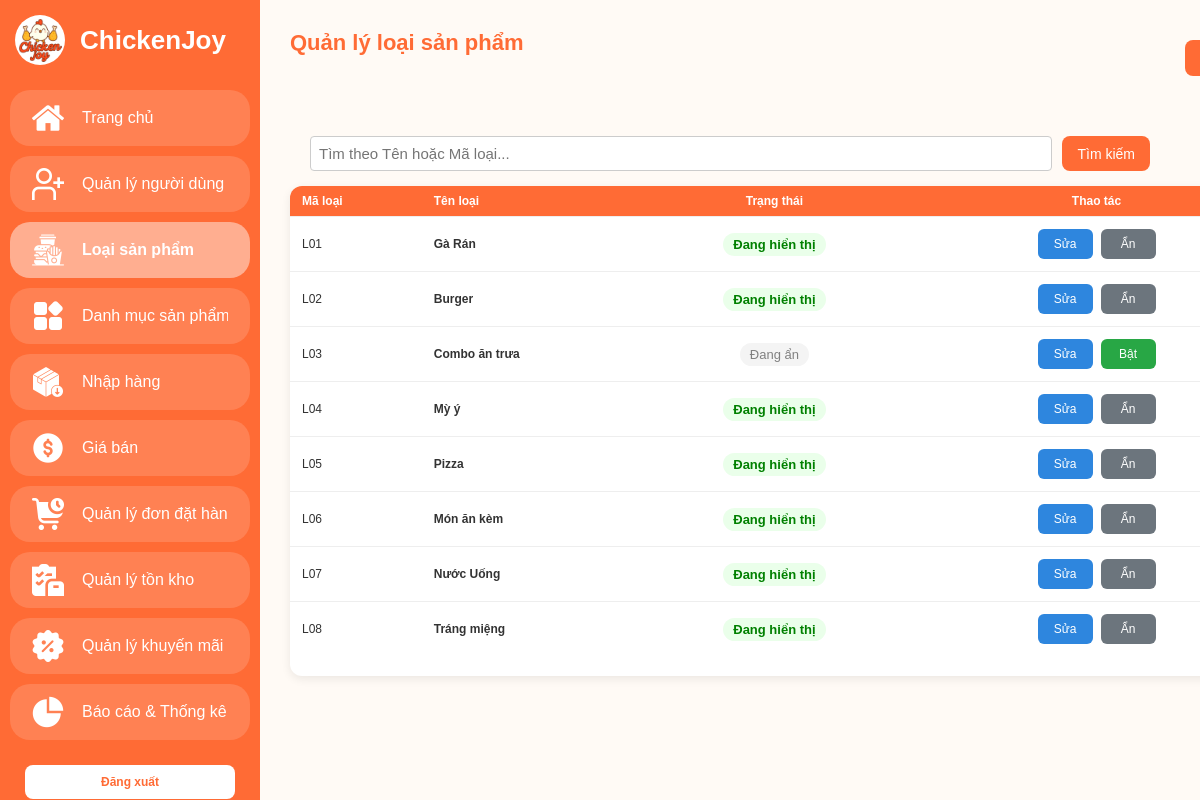
Screenshot of /admin/category.php with the database file from the repository.
### tables this page shows
CREATE TABLE `categories` (
  `id` INT(11) NOT NULL AUTO_INCREMENT,
  `category_code` VARCHAR(20) NOT NULL UNIQUE, 
  `category_name` VARCHAR(255) NOT NULL,      
  `description` TEXT,                       
  `status` ENUM('active', 'hidden') DEFAULT 'active',
  PRIMARY KEY (`id`)
);

### admin/category.php (the view, shortened to what this page needs)
<?php
require_once '../config/database.php';
$search = "";
if (isset($_GET['search']) && $_GET['search'] != '') {
    $search = $conn->real_escape_string($_GET['search']);
    $sql = "SELECT * FROM categories WHERE category_code LIKE '%$search%' OR category_name LIKE '%$search%' ORDER BY id ASC";
} else {
    $sql = "SELECT * FROM categories ORDER BY id ASC";
}
$result = $conn->query($sql);
?>
<!DOCTYPE html>
<html lang="vi">
<head>
  <link rel="stylesheet" href="../assets/css/admin.css" />
</head>
<body class="admin-body">
  <?php include 'layout/sidebar.php'; ?>
  <main class="main-content">
    <header class="main-header">
      <h1>Quản lý loại sản phẩm</h1>
      <a href="category-add.php" class="btn-primary">+ Thêm loại</a>
    </header>
    <div class="table-toolbar">
      <form action="category.php" method="GET" style="display: flex; gap: 10px; width: 100%;">
        <input type="text" name="search" value="<?php echo htmlspecialchars($search); ?>" placeholder="Tìm theo Tên hoặc Mã loại..." style="padding: 8px; flex: 1; border: 1px solid #ccc; border-radius: 4px; outline: none; font-family: inherit;">
        <button type="submit" class="btn-primary" style="padding: 8px 15px;">Tìm kiếm</button>
      </form>
    </div>
    <section class="table-section">
      <table class="data-table">
        <thead>
          <tr>
            <th>Mã loại</th>
            <th>Tên loại</th>
            <th style="text-align: center;">Trạng thái</th>
            <th style="text-align: center;">Thao tác</th>
          </tr>
        </thead>
        <tbody>
          <?php
          if ($result && $result->num_rows > 0) {
              while($row = $result->fetch_assoc()) {
                  $status_class = ($row['status'] == 'active') ? 'active' : 'hidden';
                  $status_text = ($row['status'] == 'active') ? 'Đang hiển thị' : 'Đang ẩn';
                  echo "<tr>";
                    echo "<td>" . $row['category_code'] . "</td>";
                    echo "<td><strong>" . htmlspecialchars($row['category_name']) . "</strong></td>";
                    echo "<td style='text-align: center;'><span class='status " . $status_class . "'>" . $status_text . "</span></td>";
                    echo "<td>
                            <div class='actions' style='justify-content: center;'>
                              <a href='category-edit.php?id=" . $row['id'] . "' class='btn-edit'>Sửa</a>";
                    if ($row['status'] == 'active') {
                        echo "<a href='category-delete.php?id=" . $row['id'] . "' class='btn-gray' onclick=\"return confirm('Bạn có chắc chắn muốn ẩn loại sản phẩm này không?');\">Ẩn</a>";
                    } else {
                        echo "<a href='category-restore.php?id=" . $row['id'] . "' class='btn-primary' style='background-color: #28a745;' onclick=\"return confirm('Khôi phục loại sản phẩm này?');\">Bật</a>";
                    }
                    echo "    </div>
                          </td>";
                  echo "</tr>";
              }
          } else {
              echo "<tr><td colspan='4' style='text-align: center; padding: 20px;'>Không tìm thấy loại sản phẩm nào!</td></tr>";
          }
          ?>
        </tbody>
      </table>
    </section>
  </main>
</body>
</html>

### assets/css/admin.css (style rules this page uses)
:root { --main-color: #ff6b35; }
* { box-sizing: border-box; margin: 0; padding: 0; font-family: "Poppins", sans-serif; }
body.admin-body { display: flex; align-items: stretch; min-height: 100vh; background: #fffaf5;; color: #333; font-size: 13px; }
.main-content { flex: 1; margin-left: 120px; padding: 30px; transition: margin-left 0.3s ease; overflow-y: auto; overflow-x: auto; min-height: 100vh; background: #fffaf5; }
.main-header { display: flex; justify-content: space-between; align-items: center; margin-bottom: 30px; min-width: 1000px; }
.main-header h1 { font-size: 22px; color: var(--main-color); white-space: nowrap; }
.table-section { background: #fff; border-radius: 12px; box-shadow: 0 3px 10px rgba(0,0,0,0.08); padding: 0 0 20px 0; max-width: 1200px; margin: 0 auto 25px auto; -webkit-overflow-scrolling: touch; min-width: 1000px; }
.data-table { width: 100%; min-width: 1000px; font-size: 13px; border-collapse: separate; border-spacing: 0; }
.data-table th { background: var(--main-color); color: #fff; padding: 8px 12px; text-align: left; border-bottom: 1px solid #eee; }
.data-table td { padding: 12px; border-bottom: 1px solid #eee; text-align: left; vertical-align: middle; }
.data-table th:first-child { border-top-left-radius: 12px; }
.data-table th:last-child { border-top-right-radius: 12px; }
.data-table tr:last-child td:first-child { border-bottom-left-radius: 12px; }
.data-table tr:last-child td:last-child { border-bottom-right-radius: 12px; }
.data-table tr:last-child td { border-bottom: none; }
.data-table th:last-child, .data-table td:last-child { min-width: 190px; vertical-align: middle; text-align: center; }
.status { display: inline-flex; align-items: center; gap: 6px; font-weight: 500; border-radius: 20px; padding: 4px 10px; font-size: 13px; }
.status.active, .status.done { color: green; font-weight: 600; background: #eaffea; }
.status.hidden { color: gray; font-weight: 500; background: #f4f4f4; }
.table-toolbar { display: flex; margin-bottom: 15px; gap: 12px; padding: 20px 20px 0 20px; }
.table-toolbar form { display: flex; width: 100%; }
.table-toolbar input { flex: 1; width: 100%; padding: 14px 16px; border: 1px solid #ccc; border-radius: 12px; font-size: 15px; transition: all 0.2s ease; }
.btn-primary, a.btn-primary { background: var(--main-color); color: #fff; padding: 10px 16px; border: none; border-radius: 8px; cursor: pointer; font-weight: 500; transition: background 0.2s; text-decoration: none; font-size: 14px; display: inline-flex; align-items: center; justify-content: center; white-space: nowrap; }
.actions { display: flex; justify-content: center; align-items: center; gap: 8px; flex-wrap: wrap; }
.actions button, .actions a { min-width: 60px; height: 32px; font-size: 12px; font-weight: 500; border: none; border-radius: 6px; color: #fff; cursor: pointer; transition: all 0.2s ease; display: inline-flex; align-items: center; justify-content: center; text-decoration: none; padding: 0 10px; }
.actions .btn-edit { background: #2e86de; }
.btn-gray { display: inline-block; padding: 8px 15px; border-radius: 4px; text-decoration: none; background: #6c757d; color: white; border: none; font-family: inherit; font-size: 14px; cursor: pointer; transition: background 0.3s; }
@media (max-width: 1200px) { body.admin-body, .data-table { font-size: 12px; } }
@media (max-width: 1200px) { .actions button, .actions a { min-width: 55px; height: 30px; font-size: 12px; } }
h1 { color: #ff6f3c; text-align: center; margin-bottom: 30px; }

### rows the page displays
categories: category_code "L01", category_name "Gà Rán", status "Đang hiển thị"
categories: category_code "L02", category_name "Burger", status "Đang hiển thị"
categories: category_code "L03", category_name "Combo ăn trưa", status "Đang ẩn"
categories: category_code "L04", category_name "Mỳ ý", status "Đang hiển thị"
categories: category_code "L05", category_name "Pizza", status "Đang hiển thị"
categories: category_code "L06", category_name "Món ăn kèm", status "Đang hiển thị"
categories: category_code "L07", category_name "Nước Uống", status "Đang hiển thị"
categories: category_code "L08", category_name "Tráng miệng", status "Đang hiển thị"
